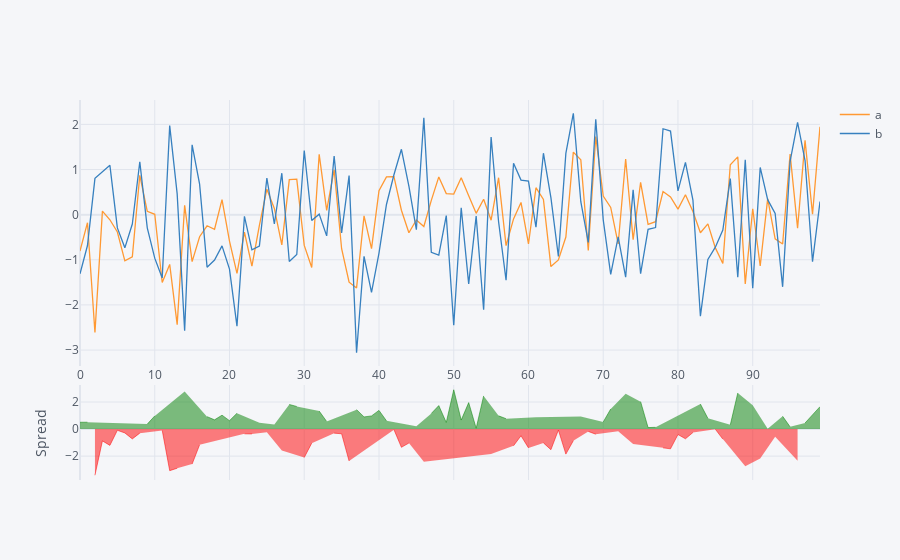

The cell this chart's notebook holds for it:
### Code cell
dataframe[['a','b']].iplot(kind='spread')
